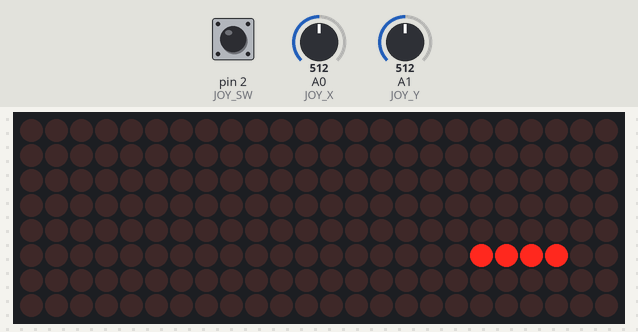
This sketch was run on a simulated Arduino Uno, built with avr-gcc and run on an emulated ATmega328P. On the bench: 24×8 LED matrix. Inputs (shaded band) come from the test bench; at power-on: A1 (JOY_Y) = 512, A0 (JOY_X) = 512, pin 2 (JOY_SW) HIGH. Random numbers use the default seed unless the sketch sets one.

Above: at 1.2 s.
1.3 s: A1 (JOY_Y) set to 787
4.3 s: A1 (JOY_Y) set to 813
At 5.0 s:
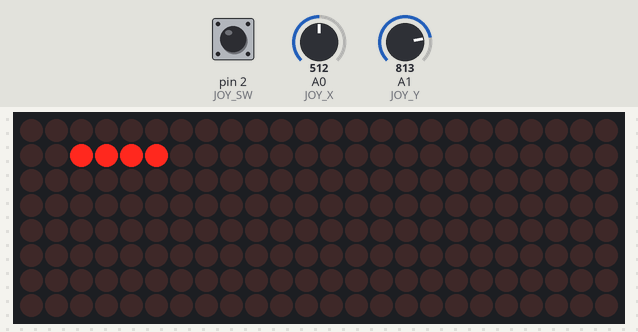
5.9 s: A0 (JOY_X) set to 788
7.5 s: A0 (JOY_X) set to 809
At 7.63 s:
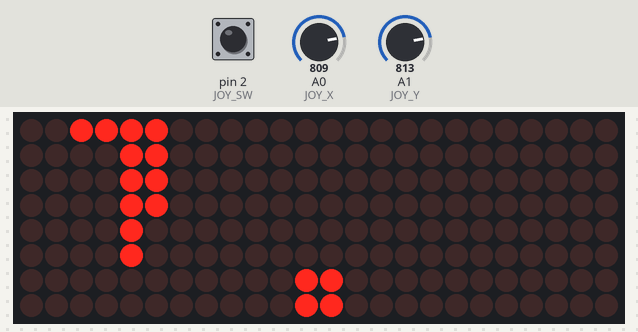
9.2 s: pin 2 (JOY_SW) pulled LOW for 0.15 s
At 9.42 s:
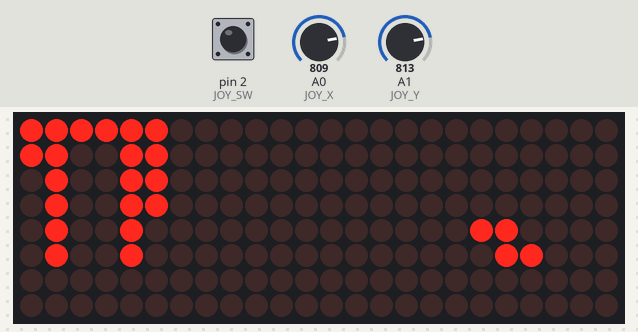
9.9 s: A1 (JOY_Y) set to 790
At 13.9 s:
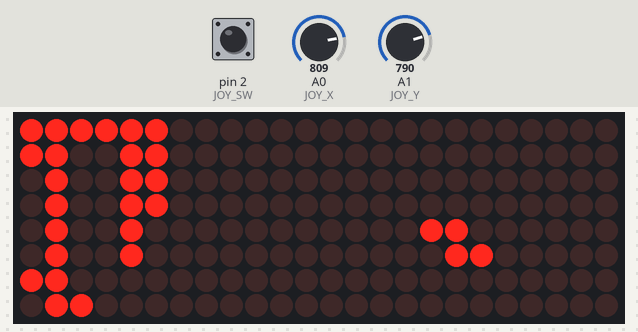

The sketch:

sketch_nov27a.ino
```cpp
/*
  Arduino Vertical Tetris - STABLE VERSION
  Sorun Çözümü: "Render on Change" (Sadece değişimde çiz)
  Sonuç: Sıfır Titreme, Sabit Görüntü.
*/

#include "LedControl.h"

// --- PINLER ---
#define PIN_DIN 11
#define PIN_CLK 13
#define PIN_CS  10

// JOYSTICK
#define JOY_X A0
#define JOY_Y A1
#define JOY_SW 2

#define NUM_DEVICES 3
#define MAX_Y 24

LedControl lc = LedControl(PIN_DIN, PIN_CLK, PIN_CS, NUM_DEVICES);

// --- OYUN AYARLARI ---
unsigned long lastMoveTime = 0;
const int normalSpeed = 600;
const int fastSpeed = 50;

// Joystick ve Kontrol
unsigned long lastInputTime = 0;
unsigned long lastButtonPress = 0;

// EKRAN GÜNCELLEME BAYRAĞI (Sihirli Değişken)
bool updateScreen = true;

byte board[24];

const uint16_t shapes[7][4] = {
  {0x0F00, 0x2222, 0x00F0, 0x4444}, // I
  {0x44C0, 0x8E00, 0xC880, 0xE200}, // J
  {0x4460, 0x0E80, 0xC440, 0x2E00}, // L
  {0xCC00, 0xCC00, 0xCC00, 0xCC00}, // O
  {0x06C0, 0x8C40, 0x6C00, 0x4620}, // S
  {0x0E40, 0x4C40, 0x4E00, 0x4640}, // T
  {0x0C60, 0x4C80, 0xC600, 0x2640}  // Z
};

int currentShape;
int currentRot;
int px, py;
bool gameOver = false;

void setup() {
  pinMode(JOY_SW, INPUT_PULLUP);
  randomSeed(analogRead(A5));

  for (int i = 0; i < NUM_DEVICES; i++) {
    lc.shutdown(i, false);
    lc.setIntensity(i, 4); // Parlaklık
    lc.clearDisplay(i);
  }

  newBlock();
}

void loop() {
  if (gameOver) {
    playGameOver();
    resetGame();
    return;
  }

  // --- 1. JOYSTICK KONTROLÜ ---
  if (millis() - lastInputTime > 80) {
    int xVal = analogRead(JOY_X);
    int yVal = analogRead(JOY_Y);
    int swVal = digitalRead(JOY_SW);

    // SAĞ - SOL
    if (xVal < 200) {
      if (move(-1, 0)) updateScreen = true; // Sadece hareket ederse çiz
    }
    else if (xVal > 800) {
      if (move(1, 0)) updateScreen = true;
    }

    // DÖNDÜRME
    if (swVal == LOW && (millis() - lastButtonPress > 250)) {
      rotate();
      lastButtonPress = millis();
      updateScreen = true; // Döndüyse çiz
    }
    lastInputTime = millis();
  }

  // --- 2. YERÇEKİMİ ---
  int currentSpeed = normalSpeed;
  if (analogRead(JOY_Y) > 800) currentSpeed = fastSpeed;

  if (millis() - lastMoveTime > currentSpeed) {
    if (move(0, -1)) {
      // Başarıyla aşağı indi
      updateScreen = true; // Hareket var, çiz
    } else {
      // Çakıldı
      lockBlock();
      checkLines();
      newBlock();
      updateScreen = true; // Yeni blok geldi, çiz

      if (checkCollision(px, py, currentRot)) {
        gameOver = true;
      }
    }
    lastMoveTime = millis();
  }

  // --- 3. EKRAN GÜNCELLEME (EN ÖNEMLİ KISIM) ---
  // Eğer hiçbir şey değişmediyse, ekrana dokunma!
  // Bu satır titremeyi tamamen yok eder.
  if (updateScreen) {
      renderGame();
      updateScreen = false; // Çizdik, bayrağı indir.
  }
}

// --- GÖRÜNTÜ OLUŞTURMA ---
void renderGame() {
    // 1. Görüntüyü hafızada hazırla
    byte displayBuffer[24];

    // Önce zemini kopyala
    for(int i=0; i<24; i++) {
        displayBuffer[i] = board[i];
    }

    // Sonra düşen bloğu ekle
    uint16_t bitMap = shapes[currentShape][currentRot];
    for (int row = 0; row < 4; row++) {
        for (int col = 0; col < 4; col++) {
            if (bitMap & (0x8000 >> (row * 4 + col))) {
                int realX = px + col;
                int realY = py + (3 - row);

                if (realY >= 0 && realY < 24 && realX >= 0 && realX < 8) {
                    bitWrite(displayBuffer[realY], realX, 1);
                }
            }
        }
    }

    // Hafızadakini ekrana bas (Sadece değişen satırlar için optimize edilebilir ama şimdilik gerek yok)
    for(int y=0; y<24; y++) {
        setRowRaw(y, displayBuffer[y]);
    }
}

// --- OYUN MANTIĞI ---

void newBlock() {
  currentShape = random(0, 7);
  currentRot = 0;
  px = 2;
  py = MAX_Y - 4;
}

bool move(int dx, int dy) {
  if (!checkCollision(px + dx, py + dy, currentRot)) {
    px += dx;
    py += dy;
    return true;
  }
  return false;
}

void rotate() {
  int newRot = (currentRot + 1) % 4;
  if (!checkCollision(px, py, newRot)) {
    currentRot = newRot;
  }
}

bool checkCollision(int x, int y, int rot) {
  uint16_t bitMap = shapes[currentShape][rot];
  for (int row = 0; row < 4; row++) {
    for (int col = 0; col < 4; col++) {
      if (bitMap & (0x8000 >> (row * 4 + col))) {
        int realX = x + col;
        int realY = y + (3 - row);
        if (realX < 0 || realX >= 8 || realY < 0) return true;
        if (realY < MAX_Y && bitRead(board[realY], realX)) return true;
      }
    }
  }
  return false;
}

void lockBlock() {
  uint16_t bitMap = shapes[currentShape][currentRot];
  for (int row = 0; row < 4; row++) {
    for (int col = 0; col < 4; col++) {
      if (bitMap & (0x8000 >> (row * 4 + col))) {
        int realX = px + col;
        int realY = py + (3 - row);
        if (realY >= 0 && realY < MAX_Y) {
          bitWrite(board[realY], realX, 1);
        }
      }
    }
  }
}

void checkLines() {
  for (int y = 0; y < MAX_Y; y++) {
    if (board[y] == 255) {
      // Efekt
      for(int k=0; k<2; k++) { setRowRaw(y, 0); delay(40); setRowRaw(y, 255); delay(40); }

      for (int k = y; k < MAX_Y - 1; k++) {
        board[k] = board[k + 1];
      }
      board[MAX_Y - 1] = 0;
      y--;
    }
  }
}

void setRowRaw(int y, byte data) {
    int device = y / 8;
    int row = y % 8;
    if(device < NUM_DEVICES) lc.setRow(device, row, data);
}

void playGameOver() {
    for(int i=0; i<3; i++) {
      for(int y=0; y<24; y++) setRowRaw(y, 255);
      delay(200);
      for(int y=0; y<24; y++) setRowRaw(y, 0);
      delay(200);
    }
}

void resetGame() {
  for (int i = 0; i < 24; i++) board[i] = 0;
  gameOver = false;
  newBlock();
  updateScreen = true;
}
```

Measured:
- the behaviour switches between 800 and 801 on A1 (JOY_Y) (found by bisection; images 0 and 1)
- the behaviour switches between 800 and 801 on A0 (JOY_X) (found by bisection; images 1 and 2)
- what the display in image 0 shows lasts 0.6 s, from 0.6 s to 1.2 s
